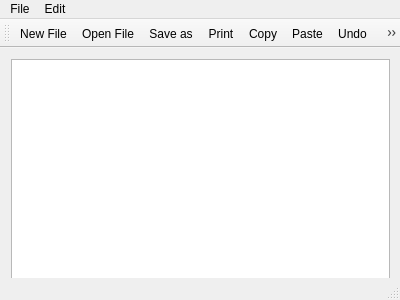
<?xml version="1.0" encoding="UTF-8"?>
<ui version="4.0">
 <class>note</class>
 <widget class="QMainWindow" name="note">
  <property name="geometry">
   <rect>
    <x>0</x>
    <y>0</y>
    <width>400</width>
    <height>300</height>
   </rect>
  </property>
  <property name="windowTitle">
   <string>MainWindow</string>
  </property>
  <widget class="QWidget" name="centralWidget">
   <widget class="QWidget" name="verticalLayoutWidget">
    <property name="geometry">
     <rect>
      <x>0</x>
      <y>0</y>
      <width>401</width>
      <height>251</height>
     </rect>
    </property>
    <layout class="QVBoxLayout" name="verticalLayout">
     <item>
      <widget class="QTextEdit" name="textEdit"/>
     </item>
    </layout>
   </widget>
  </widget>
  <widget class="QMenuBar" name="menuBar">
   <property name="geometry">
    <rect>
     <x>0</x>
     <y>0</y>
     <width>400</width>
     <height>26</height>
    </rect>
   </property>
   <widget class="QMenu" name="menuFile">
    <property name="title">
     <string>File</string>
    </property>
    <addaction name="actionNew_File"/>
    <addaction name="actionOpen_File"/>
    <addaction name="actionSave_as"/>
    <addaction name="actionPrint"/>
    <addaction name="actionExit"/>
   </widget>
   <widget class="QMenu" name="menuEdit">
    <property name="title">
     <string>Edit</string>
    </property>
    <addaction name="actionCopy"/>
    <addaction name="actionPaste"/>
    <addaction name="actionCut"/>
    <addaction name="actionUndo"/>
    <addaction name="actionRedo"/>
   </widget>
   <addaction name="menuFile"/>
   <addaction name="menuEdit"/>
  </widget>
  <widget class="QToolBar" name="mainToolBar">
   <attribute name="toolBarArea">
    <enum>TopToolBarArea</enum>
   </attribute>
   <attribute name="toolBarBreak">
    <bool>false</bool>
   </attribute>
   <addaction name="actionNew_File"/>
   <addaction name="actionOpen_File"/>
   <addaction name="actionSave_as"/>
   <addaction name="actionPrint"/>
   <addaction name="actionCopy"/>
   <addaction name="actionPaste"/>
   <addaction name="actionUndo"/>
   <addaction name="actionExit"/>
  </widget>
  <widget class="QStatusBar" name="statusBar"/>
  <action name="actionNew_File">
   <property name="icon">
    <iconset resource="resources.qrc">
     <normaloff>:/images/iconfinder_image_file_2639838.png</normaloff>
     <normalon>:/images/iconfinder_image_file_2639838.png</normalon>:/images/iconfinder_image_file_2639838.png</iconset>
   </property>
   <property name="text">
    <string>New File</string>
   </property>
  </action>
  <action name="actionOpen_File">
   <property name="icon">
    <iconset resource="resources.qrc">
     <normaloff>:/images/iconfinder_document-open_118911.png</normaloff>:/images/iconfinder_document-open_118911.png</iconset>
   </property>
   <property name="text">
    <string>Open File</string>
   </property>
  </action>
  <action name="actionSave_as">
   <property name="icon">
    <iconset resource="resources.qrc">
     <normaloff>:/images/iconfinder_floppy_285657.png</normaloff>:/images/iconfinder_floppy_285657.png</iconset>
   </property>
   <property name="text">
    <string>Save as</string>
   </property>
  </action>
  <action name="actionPrint">
   <property name="icon">
    <iconset resource="resources.qrc">
     <normaloff>:/images/iconfinder_icon-2-mail-envelope-open_314274.png</normaloff>:/images/iconfinder_icon-2-mail-envelope-open_314274.png</iconset>
   </property>
   <property name="text">
    <string>Print</string>
   </property>
  </action>
  <action name="actionCopy">
   <property name="icon">
    <iconset resource="resources.qrc">
     <normaloff>:/images/iconfinder_icon-ios7-copy_211733.png</normaloff>:/images/iconfinder_icon-ios7-copy_211733.png</iconset>
   </property>
   <property name="text">
    <string>Copy</string>
   </property>
  </action>
  <action name="actionPaste">
   <property name="icon">
    <iconset resource="resources.qrc">
     <normaloff>:/images/iconfinder_content-paste_326599.png</normaloff>:/images/iconfinder_content-paste_326599.png</iconset>
   </property>
   <property name="text">
    <string>Paste</string>
   </property>
  </action>
  <action name="actionCut">
   <property name="icon">
    <iconset resource="resources.qrc">
     <normaloff>:/images/iconfinder_content-cut_326596.png</normaloff>:/images/iconfinder_content-cut_326596.png</iconset>
   </property>
   <property name="text">
    <string>Cut</string>
   </property>
  </action>
  <action name="actionUndo">
   <property name="icon">
    <iconset resource="resources.qrc">
     <normaloff>:/images/iconfinder_063_Undo_183192.png</normaloff>:/images/iconfinder_063_Undo_183192.png</iconset>
   </property>
   <property name="text">
    <string>Undo</string>
   </property>
  </action>
  <action name="actionRedo">
   <property name="icon">
    <iconset resource="resources.qrc">
     <normaloff>:/images/iconfinder_editor-redo-arrow-reload-glyph_763333.png</normaloff>:/images/iconfinder_editor-redo-arrow-reload-glyph_763333.png</iconset>
   </property>
   <property name="text">
    <string>Redo</string>
   </property>
  </action>
  <action name="actionExit">
   <property name="icon">
    <iconset resource="resources.qrc">
     <normaloff>:/images/iconfinder_Cancel_1493282.png</normaloff>:/images/iconfinder_Cancel_1493282.png</iconset>
   </property>
   <property name="text">
    <string>Exit</string>
   </property>
  </action>
 </widget>
 <layoutdefault spacing="6" margin="11"/>
 <resources>
  <include location="resources.qrc"/>
 </resources>
 <connections/>
</ui>
